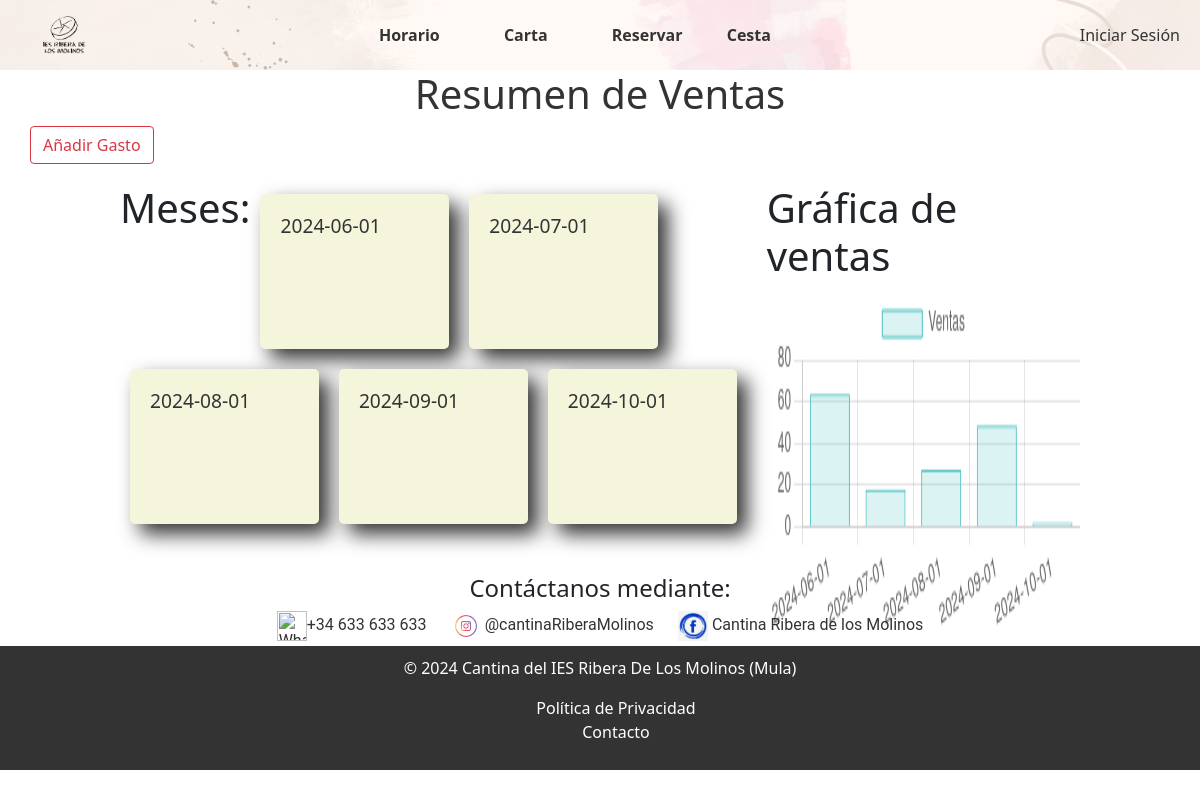
The app's page /TFG/trabajador/contabilidad.php, older data.
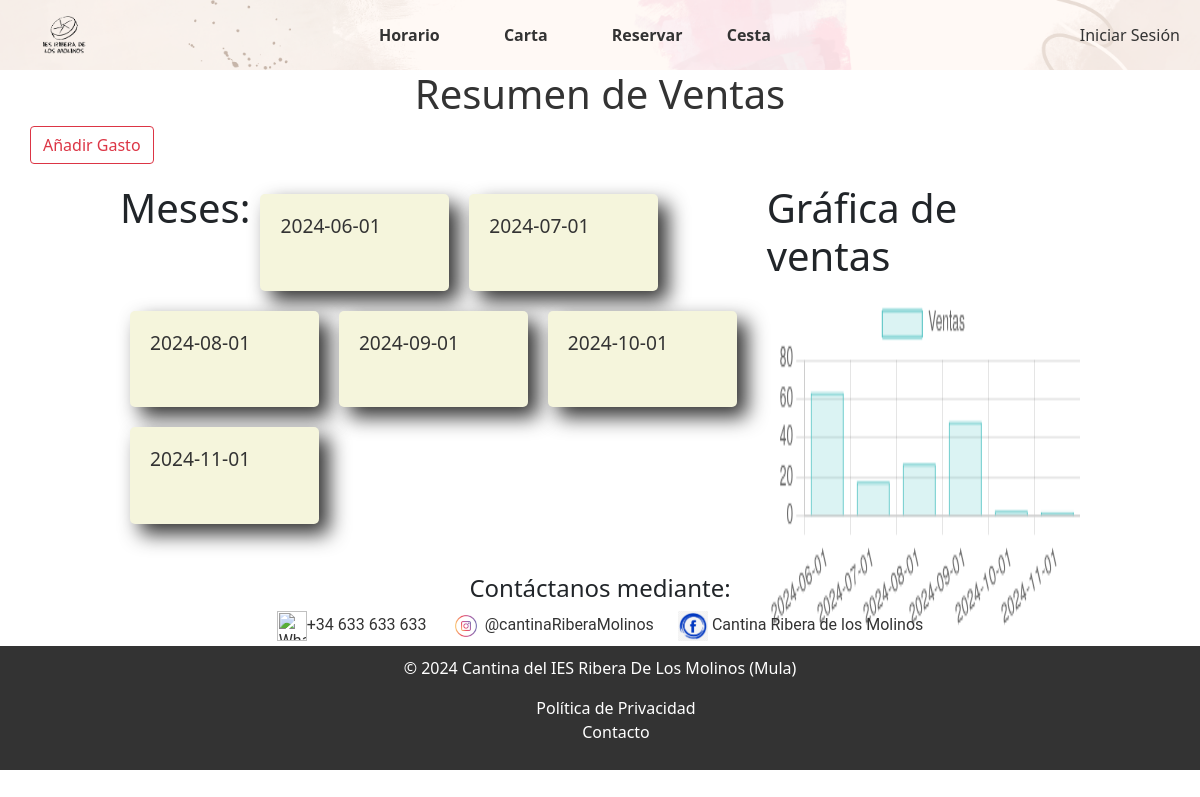
The same page, newer data.
### tables this page shows
CREATE TABLE `totales` (
  `mes` date NOT NULL,
  `numPedidos` int(11) NOT NULL,
  `totalVentas` decimal(10,2) NOT NULL,
  `idBeneficios` int(11) NOT NULL
);

### TFG/db/bd.inc.php (called while the page is built, shortened)
<?php
function conectar() {
    try {
        $host = "localhost";
        $basedatos = "tfg";
        $usuario = "root";
        $password = "";
        return new PDO("mysql:host=$host;dbname=$basedatos", $usuario, $password);
    } catch (PDOException $e) {
        echo $e->getMessage();
    }
}
function obtenerTotalesPorMes() {
    $conexion = conectar();
    $sql = $conexion->prepare("SELECT idBeneficios, mes, totalVentas, numPedidos FROM totales");
    $sql->execute();
    $resultados = $sql->fetchAll(PDO::FETCH_ASSOC);
    $totalesPorMes = array();
    foreach ($resultados as $resultado) {
        $mes = $resultado['mes'];
        $totalesPorMes[$mes] = array(
            'idBeneficios' => $resultado['idBeneficios'],
            'totalVentas' => $resultado['totalVentas'],
            'numPedidos' => $resultado['numPedidos']
        );
    }
    return $totalesPorMes;
}

### TFG/trabajador/contabilidad.php (the view, shortened to what this page needs)
<?php
include("../includes/header.php");
include '../db/bd.inc.php';
?>
<link rel="stylesheet" href="/TFG-MAIN/TFG/CSS/contabilidad.css">
<link href="https://cdn.jsdelivr.net/npm/bootstrap@5.0.0/dist/css/bootstrap.min.css" rel="stylesheet">
<body>
    <h1 class="titulo">Resumen de Ventas</h1>
    <a href='formularioGastos.php' class='btn btn-outline-danger'>Añadir Gasto</a>
    <div class="contenedor">
        <div class="meses">
            <h1>Meses:</h1>
            <?php
            $totalesPorMes = obtenerTotalesPorMes();
            foreach ($totalesPorMes as $mes => $totales) {
                echo "<div class='pedido' onclick='toggleDetalles(this)'>";
                echo "<h2 class='mes'>" . $mes . "</h2>";
                echo "</div>";
            }
            ?>
        </div>
        <div class="grafica">
            <h1>Gráfica de ventas</h1>
            <canvas id="ventasChart"></canvas>
        </div>
    </div>
    <script>
        let ventasChart;
        // Inicializar el gráfico al cargar la página
        window.onload = function() {
            const ctx = document.getElementById('ventasChart').getContext('2d');
            const labels = <?php echo json_encode(array_keys($totalesPorMes)); ?>;
            const data = <?php echo json_encode(array_column($totalesPorMes, 'totalVentas')); ?>;
            ventasChart = new Chart(ctx, {
                type: 'bar',
                data: {
                    labels: labels,
                    datasets: [{
                        label: 'Ventas',
                        data: data,
                        backgroundColor: 'rgba(75, 192, 192, 0.2)',
                        borderColor: 'rgba(75, 192, 192, 1)',
                        borderWidth: 1
                    }]
                },
                options: {
                    responsive: true,
                    scales: {
                        y: {
                            beginAtZero: true
                        }
                    }
                }
            });
        };
        function abrirModal(idBeneficios, totalVentas, mes) {
            document.getElementById('modal').style.display = 'flex';
            document.getElementById('idBeneficios').value = idBeneficios;
            document.getElementById('nuevoTotal').value = totalVentas;
            document.getElementById('mes').value = mes;
        }
        function cerrarModal() {
            document.getElementById('modal').style.display = 'none';
        }
        function abrirModalGastos(idBeneficios) {
            document.getElementById('modalGastos').style.display = 'flex';
            const xhr = new XMLHttpRequest();
            xhr.open("GET", "obtenerGastos.php?idBeneficios=" + idBeneficios, true);
            xhr.onreadystatechange = function() {
                if (xhr.readyState === 4 && xhr.status === 200) {
                    document.getElementById('listaGastos').innerHTML = xhr.responseText;
                }
            };
            xhr.send();
        }
        function cerrarModalGastos() {
            document.getElementById('modalGastos').style.display = 'none';
        }
        function toggleDetalles(element) {
            const detalles = element.querySelector('.detalle');
            detalles.style.display = detalles.style.display === 'none' || detalles.style.display === '' ? 'block' : 'none';
        }
    </script>
</body>
<footer>
    <?php include("../includes/footer.php"); ?>
</footer>
</html>

### TFG/includes/header.php (shortened to what this page needs)
<link rel="stylesheet" href="/TFG-MAIN/TFG/CSS/header.css">
<header>
    <div class="header">
        <a href="/TFG-MAIN/TFG/index.php" class="no-animation"><img src="/TFG-MAIN/TFG/IMAGES/logoRibera.png" alt="Logo de la Cantina"></a>
        <nav>
            <ul>
                <li><a href="/TFG-MAIN/TFG/horario.php">Horario</a></li>
                <li>
    <a href="/TFG-MAIN/TFG/cartas/cartaEntera.php">Carta</a>
</li>
                <li>
<?php
if (isset($_SESSION['tipo']) && $_SESSION['tipo'] == 'Trabajador') {
    echo '<a href="/TFG-MAIN/TFG/trabajador/contabilidad.php">Contabilidad </a>';
    echo '<a href="/TFG-main/TFG/trabajador/usuarios.php">Usuarios </a>';
    echo '<div class="dropdown">';
    echo '<a href="/TFG-MAIN/TFG/trabajador/pedidos.php">Pedidos</a>';
    echo '<div class="dropdown-content">';
    echo '<a href="/TFG-MAIN/TFG/trabajador/pedidos/pendientes.php">Pendientes</a>';
    echo '<a href="/TFG-MAIN/TFG/trabajador/pedidos/proceso.php">Realizandose</a>';
    echo '<a href="/TFG-MAIN/TFG/trabajador/pedidos/terminados.php">Terminados</a>';
    echo '<a href="/TFG-MAIN/TFG/trabajador/pedidos/pagados.php">Pagados</a>';
    echo '</div>';
    echo '</div>';
    echo '<a href="/TFG-MAIN/TFG/trabajador/productos.php">Productos</a>';
    echo '<a href="/TFG-MAIN/TFG/reservaPedido.php">  Reservar   </a>';
    echo '<a href="/TFG-MAIN/TFG/cesta.php"> Cesta   </a>';
} else {
    echo '<a href="/TFG-MAIN/TFG/reservaPedido.php">  Reservar   </a>';
    echo '<a href="/TFG-MAIN/TFG/cesta.php"> Cesta   </a>';
}
?>
            </li>
            </ul>
        </nav>
        <?php
if (isset($_SESSION['username'])) {
    echo '<div class="user-icon">';
    switch ($_SESSION['tipo']) {
        case 'Alumno':
            $user_icon = 'user_icon_a.png';
            break;
        case 'Profesor':
            $user_icon = 'user_icon_p.png';
            break;
        case 'Trabajador':
            $user_icon = 'user_icon_t.png';
            break;
        default:
            $user_icon = 'user_icon.png';
            break;
    }
    echo '<a href="/TFG-main/TFG/InicioDeSesion/miPerfil.php" class="no-animation"> <img src="/TFG-MAIN/TFG/IMAGES/' . $user_icon . '" alt="Icono de usuario"> Hola, ' . $_SESSION['username'] .'</p> </a>';
    echo '<ul class="submenu user-dropdown">';
    echo '<li><a href="/TFG-main/TFG/InicioDeSesion/miPerfil.php">Mi perfil</a></li>';
    echo '<li><a href="/TFG-main/TFG/InicioDeSesion/salir.php">Salir</a></li>';
    echo '</ul>';
    echo '</div>';
} else {
    echo '<a href="/TFG-main/TFG/InicioDeSesion/inicioSesion.php">Iniciar Sesión</a>';
}
?>
    </div>
</header>

### TFG/includes/footer.php
<link rel="stylesheet" href="/TFG-MAIN/TFG/CSS/footer.css">
<footer>
        <div class="social-media">
            <h4>Contáctanos mediante:</h4>
            <a href="https://wa.me/tunumerodewhatsapp" target="_blank"><img src="/TFG-MAIN/TFG/IMAGES/whatsapp.jpg" alt="WhatsApp">+34 633 633 633</a>
            <a href="https://www.instagram.com/tuperfildeinstagram/" target="_blank"><img src="/TFG-MAIN/TFG/IMAGES/instagram.png" alt="Instagram"> @cantinaRiberaMolinos</a>
            <a href="https://www.facebook.com/tuperfildefacebook/" target="_blank"><img src="/TFG-MAIN/TFG/IMAGES/facebook.png" alt="Facebook"> Cantina Ribera de los Molinos</a>
        </div>
        <div class="site-footer">
            <div class="footer-content">
                <p>&copy; 2024 Cantina del IES Ribera De Los Molinos (Mula)</p>
                <ul>
                    <li><a href="/TFG-MAIN/TFG/politica-privacidad.php">Política de Privacidad</a></li>
                    <li><a href="/TFG-MAIN/TFG/contacto.php">Contacto</a></li>
                </ul>
            </div>
        </div>
    </footer>
</body>

### TFG/CSS/header.css (style rules this page uses)
body { width: 100%; font-family: 'Roboto', sans-serif; margin: 0 auto; }
.header { position: relative; width: 100% auto; display: flex; justify-content: space-between; align-items: center; padding: 10px; background-image: url("/TFG-MAIN/TFG/IMAGES/header/header.png"); background-size: cover; background-repeat: no-repeat; }
.header img { max-height: 50px; }
.header a { text-decoration: none; color: #333; cursor: pointer }
.header ul li a { text-decoration: none; color: #333; position: relative; transition: border-bottom 0.3s ease; cursor: pointer }
.header ul li a::before { content: ""; position: absolute; bottom: -3px; left: 0; width: 0; height: 4px; background-color: #c7a9e6; transition: width 0.3s ease; cursor: pointer }
nav ul { list-style: none; padding: 0; margin: 0; }
nav ul li { display: inline-block; margin-right: 20px; cursor: pointer }
nav ul li a { text-decoration: none; color: #333; font-weight: bold; cursor: pointer }
.header a { text-decoration: none; color: #333; position: relative; transition: border-bottom 0.3s ease; margin-right:10px ; cursor: pointer }
.header a::before { content: ""; position: absolute; bottom: -3px; left: 0; width: 0; height: 4px; background-color: #c7a9e6; transition: width 0.3s ease; cursor: pointer }
.header a.no-animation { transition: none !important; text-decoration: none; }
.header a.no-animation::before { display: none !important; }

### TFG/CSS/contabilidad.css (style rules this page uses)
.titulo { text-align: center; color: #333; }
.pedido { background-color: beige; color: #8e64b8; box-shadow: 10px 10px 20px #333; border-radius: 5px; margin: 10px; padding: 20px; width: calc(100% / 3 - 20px); box-sizing: border-box; cursor: pointer; }
.mes { font-size: 1.2em; color: #333; }
.contenedor { display: flex; flex-wrap: nowrap; padding: 20px; }
.meses { flex: 2; min-width: 300px; margin-left: 100px; display: flex; flex-wrap: wrap; }
.grafica { flex: 1; width: 900px; height: 350px; margin-left: 20px; margin-right: 100px; }
canvas { width: 100% !important; height: 100% !important; }
a { margin-left: 30px; }

### TFG/CSS/footer.css (style rules this page uses)
footer { text-align: center; }
.site-footer { background-color: #333; color: #fff; padding: 10px; text-align: center; margin-bottom: 0px !important; width: 100%; }
.site-footer a { color: #fff; text-decoration: none; margin: 0 10px; list-style: none; cursor: pointer }
.site-footer li { list-style: none; }
.social-media { margin-bottom: 5px; justify-content: center; align-items: center; margin-top: 20px; }
.social-media a { margin: 0 10px; text-decoration: none; color: #333; transition: color 0.3s ease; cursor: pointer; font-family: 'Roboto', sans-serif; }
.social-media img { width: 30px; height: 30px; }

Row changes from the older to the newer data that the page shows:
added totales: mes "2024-11-01"
Text that changed along with them:
chart data {{ json_encode(array_keys($totalesPorMes)) }}: ["2024-06-01","2024-07-01","2024-08-01","2024-09-01","2024-10-01"] → ["2024-06-01","2024-07-01","2024-08-01","2024-09-01","2024-10-01","2024-11-01"]
chart data {{ json_encode(array_column($totalesPorMes, 'totalVentas')) }}: ["63.50","18.00","27.20","48.63","2.20"] → ["63.50","18.00","27.20","48.63","3.20","2.60"]
